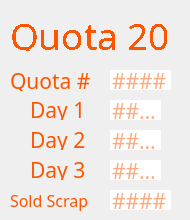
     <widget class="QWidget" name="page_20">
      <widget class="QLabel" name="label_121">
       <property name="geometry">
        <rect>
         <x>30</x>
         <y>100</y>
         <width>61</width>
         <height>20</height>
        </rect>
       </property>
       <property name="font">
        <font>
         <family>IBM 3270</family>
         <pointsize>16</pointsize>
        </font>
       </property>
       <property name="styleSheet">
        <string notr="true">color: rgb(253, 85, 0);
border: none;</string>
       </property>
       <property name="text">
        <string>Day 1</string>
       </property>
      </widget>
      <widget class="QLabel" name="label_122">
       <property name="geometry">
        <rect>
         <x>30</x>
         <y>130</y>
         <width>61</width>
         <height>20</height>
        </rect>
       </property>
       <property name="font">
        <font>
         <family>IBM 3270</family>
         <pointsize>16</pointsize>
        </font>
       </property>
       <property name="styleSheet">
        <string notr="true">color: rgb(253, 85, 0);
border: none;</string>
       </property>
       <property name="text">
        <string>Day 2</string>
       </property>
      </widget>
      <widget class="QLabel" name="label_123">
       <property name="geometry">
        <rect>
         <x>30</x>
         <y>160</y>
         <width>61</width>
         <height>20</height>
        </rect>
       </property>
       <property name="font">
        <font>
         <family>IBM 3270</family>
         <pointsize>16</pointsize>
        </font>
       </property>
       <property name="styleSheet">
        <string notr="true">color: rgb(253, 85, 0);
border: none;</string>
       </property>
       <property name="text">
        <string>Day 3</string>
       </property>
      </widget>
      <widget class="QLineEdit" name="q20d2">
       <property name="geometry">
        <rect>
         <x>110</x>
         <y>130</y>
         <width>51</width>
         <height>20</height>
        </rect>
       </property>
       <property name="font">
        <font>
         <family>IBM 3270</family>
         <pointsize>16</pointsize>
        </font>
       </property>
       <property name="styleSheet">
        <string notr="true">color: rgb(253, 85, 0);
border: none;</string>
       </property>
       <property name="maxLength">
        <number>4</number>
       </property>
       <property name="placeholderText">
        <string>####</string>
       </property>
      </widget>
      <widget class="QLineEdit" name="q20d3">
       <property name="geometry">
        <rect>
         <x>110</x>
         <y>160</y>
         <width>51</width>
         <height>20</height>
        </rect>
       </property>
       <property name="font">
        <font>
         <family>IBM 3270</family>
         <pointsize>16</pointsize>
        </font>
       </property>
       <property name="styleSheet">
        <string notr="true">color: rgb(253, 85, 0);
border: none;</string>
       </property>
       <property name="maxLength">
        <number>4</number>
       </property>
       <property name="placeholderText">
        <string>####</string>
       </property>
      </widget>
      <widget class="QLineEdit" name="q20d1">
       <property name="geometry">
        <rect>
         <x>110</x>
         <y>100</y>
         <width>51</width>
         <height>20</height>
        </rect>
       </property>
       <property name="font">
        <font>
         <family>IBM 3270</family>
         <pointsize>16</pointsize>
         <weight>50</weight>
         <bold>false</bold>
        </font>
       </property>
       <property name="styleSheet">
        <string notr="true">color: rgb(253, 85, 0);
border: none;</string>
       </property>
       <property name="inputMethodHints">
        <set>Qt::ImhNone</set>
       </property>
       <property name="text">
        <string/>
       </property>
       <property name="maxLength">
        <number>4</number>
       </property>
       <property name="readOnly">
        <bool>false</bool>
       </property>
       <property name="placeholderText">
        <string>####</string>
       </property>
      </widget>
      <widget class="QLabel" name="label_124">
       <property name="geometry">
        <rect>
         <x>10</x>
         <y>70</y>
         <width>81</width>
         <height>21</height>
        </rect>
       </property>
       <property name="font">
        <font>
         <family>IBM 3270</family>
         <pointsize>16</pointsize>
        </font>
       </property>
       <property name="styleSheet">
        <string notr="true">color: rgb(253, 85, 0);</string>
       </property>
       <property name="text">
        <string>Quota #</string>
       </property>
      </widget>
      <widget class="QLabel" name="label_125">
       <property name="geometry">
        <rect>
         <x>10</x>
         <y>10</y>
         <width>171</width>
         <height>41</height>
        </rect>
       </property>
       <property name="sizePolicy">
        <sizepolicy hsizetype="Fixed" vsizetype="Fixed">
         <horstretch>0</horstretch>
         <verstretch>0</verstretch>
        </sizepolicy>
       </property>
       <property name="font">
        <font>
         <family>IBM 3270</family>
         <pointsize>24</pointsize>
         <weight>50</weight>
         <italic>false</italic>
         <bold>false</bold>
         <stylestrategy>NoAntialias</stylestrategy>
        </font>
       </property>
       <property name="styleSheet">
        <string notr="true">font: 24pt &quot;IBM 3270&quot;;
color: rgb(253, 85, 0);</string>
       </property>
       <property name="text">
        <string>&lt;html&gt;&lt;head/&gt;&lt;body&gt;&lt;p&gt;&lt;span style=&quot; font-size:28pt;&quot;&gt;Quota 20&lt;/span&gt;&lt;/p&gt;&lt;/body&gt;&lt;/html&gt;</string>
       </property>
      </widget>
      <widget class="QLineEdit" name="q20">
       <property name="geometry">
        <rect>
         <x>110</x>
         <y>70</y>
         <width>61</width>
         <height>20</height>
        </rect>
       </property>
       <property name="font">
        <font>
         <family>IBM 3270</family>
         <pointsize>16</pointsize>
        </font>
       </property>
       <property name="styleSheet">
        <string notr="true">color: rgb(253, 85, 0);
border: none;</string>
       </property>
       <property name="text">
        <string/>
       </property>
       <property name="maxLength">
        <number>5</number>
       </property>
       <property name="readOnly">
        <bool>false</bool>
       </property>
       <property name="placeholderText">
        <string>####</string>
       </property>
      </widget>
      <widget class="QLabel" name="label_126">
       <property name="geometry">
        <rect>
         <x>10</x>
         <y>190</y>
         <width>91</width>
         <height>21</height>
        </rect>
       </property>
       <property name="font">
        <font>
         <family>IBM 3270</family>
         <pointsize>12</pointsize>
        </font>
       </property>
       <property name="styleSheet">
        <string notr="true">color: rgb(253, 85, 0);
border: none;</string>
       </property>
       <property name="text">
        <string>Sold Scrap</string>
       </property>
      </widget>
      <widget class="QLineEdit" name="q20sold">
       <property name="geometry">
        <rect>
         <x>110</x>
         <y>190</y>
         <width>61</width>
         <height>20</height>
        </rect>
       </property>
       <property name="font">
        <font>
         <family>IBM 3270</family>
         <pointsize>16</pointsize>
        </font>
       </property>
       <property name="styleSheet">
        <string notr="true">color: rgb(253, 85, 0);
border: none;</string>
       </property>
       <property name="maxLength">
        <number>5</number>
       </property>
       <property name="placeholderText">
        <string>####</string>
       </property>
      </widget>
     </widget>
